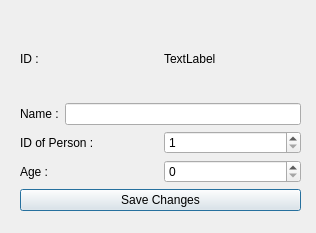
<?xml version="1.0" encoding="UTF-8"?>
<ui version="4.0">
 <class>edit_person</class>
 <widget class="QDialog" name="edit_person">
  <property name="geometry">
   <rect>
    <x>0</x>
    <y>0</y>
    <width>316</width>
    <height>233</height>
   </rect>
  </property>
  <property name="windowTitle">
   <string>Editar</string>
  </property>
  <widget class="QWidget" name="layoutWidget">
   <property name="geometry">
    <rect>
     <x>20</x>
     <y>20</y>
     <width>281</width>
     <height>191</height>
    </rect>
   </property>
   <layout class="QVBoxLayout" name="verticalLayout">
    <item>
     <layout class="QGridLayout" name="gridLayout">
      <item row="0" column="0">
       <layout class="QHBoxLayout" name="horizontalLayout">
        <item>
         <widget class="QLabel" name="label">
          <property name="text">
           <string>ID : </string>
          </property>
         </widget>
        </item>
        <item>
         <widget class="QLabel" name="txt_id">
          <property name="text">
           <string>TextLabel</string>
          </property>
         </widget>
        </item>
       </layout>
      </item>
      <item row="1" column="0">
       <layout class="QHBoxLayout" name="horizontalLayout_2">
        <item>
         <widget class="QLabel" name="label_2">
          <property name="text">
           <string>Name :</string>
          </property>
         </widget>
        </item>
        <item>
         <widget class="QLineEdit" name="txt_name"/>
        </item>
       </layout>
      </item>
      <item row="2" column="0">
       <layout class="QHBoxLayout" name="horizontalLayout_3">
        <item>
         <widget class="QLabel" name="label_3">
          <property name="text">
           <string>ID of Person :</string>
          </property>
         </widget>
        </item>
        <item>
         <widget class="QSpinBox" name="person_id">
          <property name="minimum">
           <number>1</number>
          </property>
         </widget>
        </item>
       </layout>
      </item>
      <item row="3" column="0">
       <layout class="QHBoxLayout" name="horizontalLayout_4">
        <item>
         <widget class="QLabel" name="label_4">
          <property name="text">
           <string>Age :</string>
          </property>
         </widget>
        </item>
        <item>
         <widget class="QSpinBox" name="person_age"/>
        </item>
       </layout>
      </item>
     </layout>
    </item>
    <item>
     <widget class="QPushButton" name="btn_save">
      <property name="text">
       <string>Save Changes</string>
      </property>
     </widget>
    </item>
   </layout>
  </widget>
 </widget>
 <resources/>
 <connections/>
</ui>
